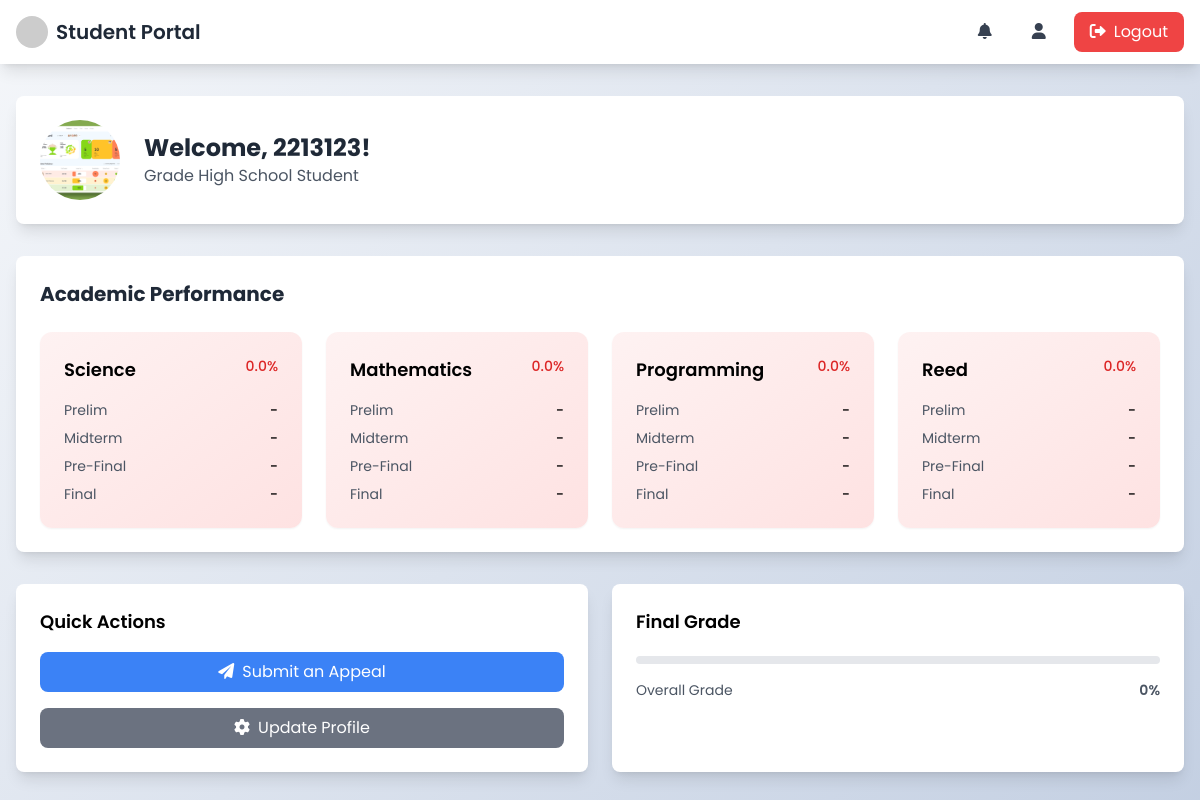
/dist/student/student.php (signed in), run on the app's committed database.
### tables this page shows
CREATE TABLE `acc_tb` (
  `a_id` int(11) NOT NULL,
  `a_fn` varchar(50) DEFAULT NULL,
  `a_email` varchar(50) DEFAULT NULL,
  `a_password` varchar(250) DEFAULT NULL,
  `a_type` enum('staff','student','admin') DEFAULT NULL,
  `a_grade` varchar(50) DEFAULT NULL,
  `a_gender` varchar(50) DEFAULT NULL,
  `a_age` int(50) DEFAULT NULL,
  `a_pc` varchar(50) DEFAULT NULL,
  `a_pcn` varchar(50) DEFAULT NULL,
  `a_image` varchar(50) DEFAULT NULL,
  `a_status` varchar(50) NOT NULL
);

### dist/student/student.php (the view, shortened to what this page needs)
<?php
$conn = new mysqli('localhost', 'root', '', 'grading_db');
$user_id = $_SESSION['user_id'];
$stmt = $conn->prepare("
    SELECT a.*, g.*
    FROM acc_tb a
    LEFT JOIN grades_tb g ON a.a_id = g.a_id
    WHERE a.a_id = ?
");
$stmt->bind_param("i", $user_id);
$stmt->execute();
$result = $stmt->get_result();
$student = $result->fetch_assoc();
?>
<!DOCTYPE html>
<html lang="en">
<head>
    <script src="https://cdn.tailwindcss.com"></script>
    <link href="https://cdnjs.cloudflare.com/ajax/libs/font-awesome/6.0.0/css/all.min.css" rel="stylesheet">
    <link rel="stylesheet" href="https://cdnjs.cloudflare.com/ajax/libs/animate.css/4.1.1/animate.min.css">
</head>
<body class="min-h-screen">
    <nav class="bg-white shadow-lg">
        <div class="max-w-7xl mx-auto px-4">
            <div class="flex justify-between items-center h-16">
                <div class="flex items-center">
                    <img src="https://via.placeholder.com/40" alt="Logo" class="h-8 w-8 rounded-full">
                    <span class="ml-2 text-xl font-semibold text-gray-800">Student Portal</span>
                </div>
                <div class="flex items-center space-x-4">
                    <button onclick="loadNotifications()" class="nav-link px-3 py-2 text-gray-700 hover:text-blue-600">
                        <i class="fas fa-bell"></i>
                    </button>
                    <button onclick="document.getElementById('accountModal').classList.remove('hidden')" class="nav-link px-3 py-2 text-gray-700 hover:text-blue-600">
                        <i class="fas fa-user"></i>
                    </button>
                    <button onclick="window.location.href='../auth/login.php'" class="bg-red-500 hover:bg-red-600 text-white px-4 py-2 rounded-lg transition duration-300">
                        <i class="fas fa-sign-out-alt mr-2"></i>Logout
                    </button>
                </div>
            </div>
        </div>
    </nav>
    <div class="max-w-7xl mx-auto px-4 py-8">
        <div class="bg-white rounded-lg shadow-lg p-6 mb-8 animate__animated animate__fadeIn">
            <div class="flex items-center">
                <div class="flex-shrink-0">
                    <?php if (!empty($student['a_image'])): ?>
                        <img src="../uploads/profiles/<?php echo htmlspecialchars($student['a_image']); ?>" alt="Profile" class="h-20 w-20 rounded-full object-cover">
                    <?php else: ?>
                        <div class="h-20 w-20 rounded-full bg-blue-100 flex items-center justify-center">
                            <i class="fas fa-user text-blue-500 text-2xl"></i>
                        </div>
                    <?php endif; ?>
                </div>
                <div class="ml-6">
                    <h1 class="text-2xl font-bold text-gray-800">Welcome, <?php echo htmlspecialchars($student['a_fn']); ?>!</h1>
                    <p class="text-gray-600">Grade <?php echo htmlspecialchars($student['a_grade']); ?> Student</p>
                </div>
            </div>
        </div>
        <div class="bg-white rounded-lg shadow-lg p-6 mb-8">
            <h2 class="text-xl font-bold text-gray-800 mb-6">Academic Performance</h2>
            <div class="grid grid-cols-1 md:grid-cols-2 lg:grid-cols-4 gap-6">
                <?php
                $subjects = [
                    ['name' => 'Science', 'grades' => [$student['g_science1'], $student['g_science2'], $student['g_science3'], $student['g_science4']]],
                    ['name' => 'Mathematics', 'grades' => [$student['g_math1'], $student['g_math2'], $student['g_math3'], $student['g_math4']]],
                    ['name' => 'Programming', 'grades' => [$student['g_programming1'], $student['g_programming2'], $student['g_programming3'], $student['g_programming4']]],
                    ['name' => 'Reed', 'grades' => [$student['g_reed1'], $student['g_reed2'], $student['g_reed3'], $student['g_reed4']]]
                ];
                foreach ($subjects as $index => $subject):
                    $avgGrade = array_filter($subject['grades'], function ($grade) {
                        return $grade !== null;
                    });
                    $avgGrade = !empty($avgGrade) ? array_sum($avgGrade) / count($avgGrade) : 0;
                ?>
                    <div class="grade-card bg-gradient-to-br <?php echo $avgGrade >= 75 ? 'from-green-50 to-green-100' : 'from-red-50 to-red-100'; ?> rounded-xl p-6 shadow-sm" style="animation-delay: <?php echo $index * 0.1; ?>s">
                        <div class="flex justify-between items-start mb-4">
                            <h3 class="text-lg font-semibold"><?php echo $subject['name']; ?></h3>
                            <span class="text-sm font-medium <?php echo $avgGrade >= 75 ? 'text-green-600' : 'text-red-600'; ?>">
                                <?php echo number_format($avgGrade, 1); ?>%
                            </span>
                        </div>
                        <div class="space-y-2">
                            <?php foreach (['Prelim', 'Midterm', 'Pre-Final', 'Final'] as $i => $period): ?>
                                <div class="flex justify-between text-sm">
                                    <span class="text-gray-600"><?php echo $period; ?></span>
                                    <span class="font-medium"><?php echo $subject['grades'][$i] ?? '-'; ?></span>
                                </div>
                            <?php endforeach; ?>
                        </div>
                    </div>
                <?php endforeach; ?>
            </div>
        </div>
        <div class="grid grid-cols-1 md:grid-cols-2 gap-6 mb-8">
            <div class="bg-white rounded-lg shadow-lg p-6">
                <h3 class="text-lg font-semibold mb-4">Quick Actions</h3>
                <div class="space-y-4">
                    <button onclick="document.getElementById('appealModal').classList.remove('hidden')"
                        class="w-full bg-blue-500 hover:bg-blue-600 text-white px-4 py-2 rounded-lg transition duration-300">
                        <i class="fas fa-paper-plane mr-2"></i>Submit an Appeal
                    </button>
                    <button onclick="document.getElementById('accountModal').classList.remove('hidden')"
                        class="w-full bg-gray-500 hover:bg-gray-600 text-white px-4 py-2 rounded-lg transition duration-300">
                        <i class="fas fa-cog mr-2"></i>Update Profile
                    </button>
                </div>
            </div>
            <div class="bg-white rounded-lg shadow-lg p-6">
                <h3 class="text-lg font-semibold mb-4">Final Grade</h3>
                <div class="relative pt-1">
                    <?php
                    $totalGrade = $student['g_total'] ?? 0;
                    ?>
                    <div class="overflow-hidden h-2 mb-4 text-xs flex rounded bg-gray-200">
                    </div>
                    <div class="flex justify-between text-sm text-gray-600">
                        <span>Overall Grade</span>
                        <span class="font-semibold"><?php echo $totalGrade; ?>%</span>
                    </div>
                </div>
            </div>
        </div>
    </div>
</body>
</html>

### dist/student/student.php (style rules this page uses)
body { font-family: 'Poppins', sans-serif; background: linear-gradient(135deg, #f5f7fa 0%, #c3cfe2 100%); }
.grade-card { animation: fadeInUp 0.5s ease-out; }
.nav-link { position: relative; overflow: hidden; }
.nav-link::after { content: ''; position: absolute; bottom: 0; left: 0; width: 0; height: 2px; background-color: #3b82f6; transition: width 0.3s ease; }

### data on the page
acc_tb: a_image (picture), a_fn "2213123", a_grade "High School"

### other printed values
$subject['name'] "Science"
$avgGrade "0.0"
$period "Prelim"
$subject['grades'][$i] "-"
$period "Midterm"
$period "Pre-Final"
$period "Final"
$subject['name'] "Mathematics"
$subject['name'] "Programming"
$subject['name'] "Reed"
$totalGrade "0"
